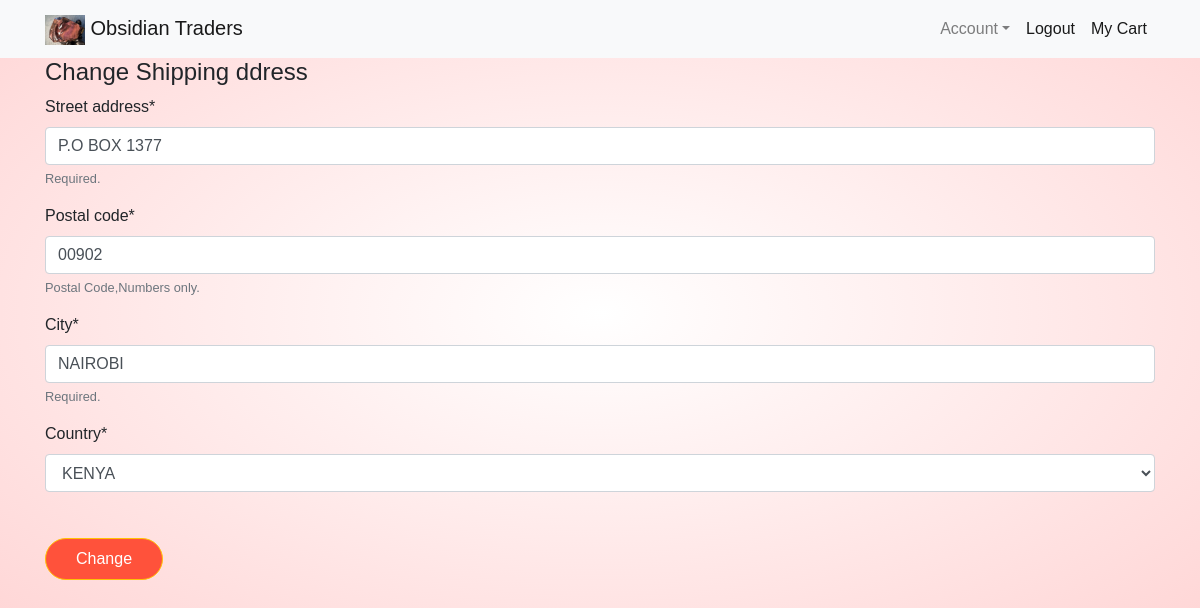
The app's page /obsidian/ecommerce/address-change/ (signed in) with its own data.
### ecommerce_platform/models.py (models this page shows)
class Address(models.Model):
	user=models.OneToOneField(User,on_delete=models.CASCADE,primary_key=True)
	street_address=models.CharField(max_length=20,default="")
	postal_code=models.CharField(max_length=7,default="00000")
	city=models.CharField(max_length=14,default="")
	country=models.CharField(max_length=8,default="")

### ecommerce_platform/views.py (the view, shortened to what this page needs)
# urls.py: path("address-change/",views.address_change,name="address_change"),
@login_required()
def address_change(request):
	address_dict={
			"street_address": request.user.address.street_address,
			"postal_code": request.user.address.postal_code,
			"city": request.user.address.city,
			"country": request.user.address.country,
	}
	form=AddressChangeForm(initial=address_dict)
	context={
		"form":form,
	}
	return render(request,"address_change.html",context)

### ecommerce_platform/forms.py
class AddressChangeForm(Form):
	street_address=forms.CharField(max_length=20,required=True,help_text="Required.")
	postal_code=forms.CharField(max_length=7,required=True,help_text="Postal Code,Numbers only.")
	city=forms.CharField(max_length=14,required=True,help_text="Required.")
	country=forms.ChoiceField(
		choices=COUNTRIES,
		required=True
		)

### templates/address_change.html (shortened to what this page needs)
{% extends "base.html" %}
{% load crispy_forms_tags %}
{% block page_content %}
{% load static %}
<link rel="stylesheet" type="text/css" href="{% static 'ecommerce_platform/styles.css'%}">
		<h4>Change Shipping ddress</h4>
		<form method="post" class="form-group">
			{{ form|crispy }}
			<button type="submit" class="btn btn-warning">Change</button>
		</form>
{% endblock %}

### static/ecommerce_platform/styles.css (style rules this page uses)
body { font-family: 'Poppins', sans-serif; background: radial-gradient(#fff, #ffd6d6); }
body { background-color: rgb(240,240,240); }
.btn { display: inline-block; background: #ff523b; color: #fff; padding: 8px 30px; margin: 30px 0; border-radius: 30px; transition: background 0.5s; }

### records on screen
Address: street_address "P.O BOX 1377", postal_code "00902", city "NAIROBI", country "KENYA"
